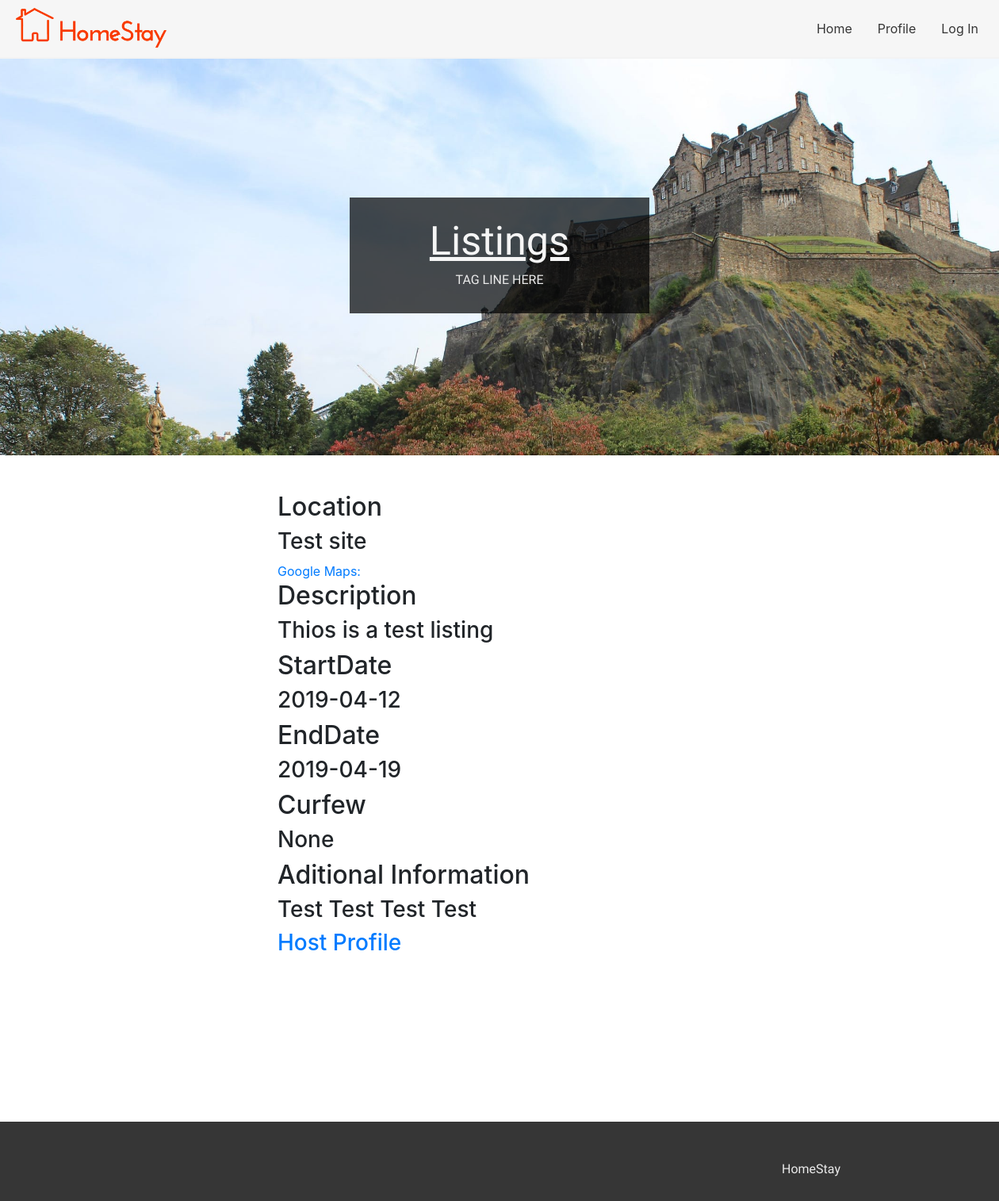
Page /homestay/listing/1 on the earlier database version.
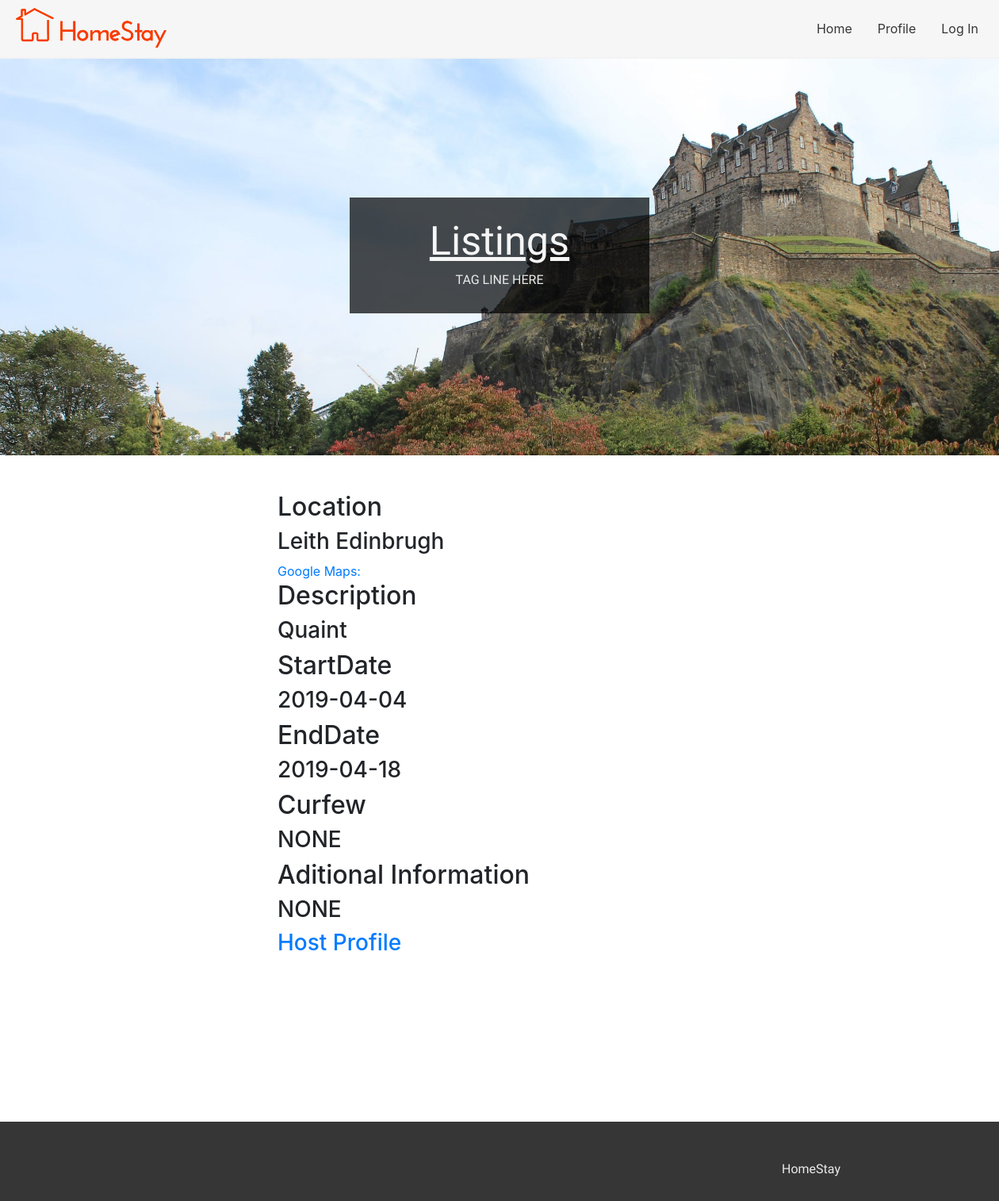
Same page on the later database version.
### tables this page shows
CREATE TABLE Vacancies (
        vacancyID integer NOT NULL UNIQUE,
        hostID int NOT NULL,
        location varchar(255) NOT NULL,
        description varchar(255),
        rate varchar(255) NOT NULL,
        startDate date NOT NULL,
        endDate date NOT NULL,
        available bit DEFAULT 1,
        curfew varchar(255),
        extraInfo varchar(255),
        images varchar(255),
        PRIMARY KEY (vacancyID),
        FOREIGN KEY (hostID) REFERENCES Host(hostID)
);

### launch.py (the view)
@app.route('/homestay/listing', methods=["POST","GET"])
@app.route('/homestay/listing/<id>', methods=["POST","GET"])
def  CAccountSlected(name=None,id=None):
	db = get_db()
	id = int(id)
	result = query_db('SELECT * FROM Vacancies WHERE vacancyID = ?', [id], one=True)
	result[2]
	GMLink = "https://www.google.com/maps/search/" + result[2]
	GMLink = GMLink.replace(" ","+")
	result[1]
	HPLink = "../profile/host/" + str(result[1])
	print(HPLink)
	try:
		if session['Type'] == 'Applicant':
			strID = str(id)
			buttonLink = strID + "/apply"
		else:
			buttonLink = None
	except:
		buttonLink = None
	return render_template("listings.html",result=result,GMLink=GMLink,HPLink=HPLink,buttonLink=buttonLink)

### launch.py (called while the page is built)
def get_db():
  db = getattr(g, 'db', None)
  if db is None:
    db = sqlite3.connect(db_location)
    g.db = db
  return db

@app.teardown_appcontext
def  close_db_connection(exception):
  db = getattr(g, 'db' , None)
  if db is not None:
    db.close()

def query_db(query, args=(), one=False):
    cur = get_db().execute(query, args)
    rv = cur.fetchall()
    cur.close()
    return (rv[0] if rv else None) if one else rv

### templates/listings.html (shortened to what this page needs)
<html>
  <head>
    <link rel="stylesheet" href="https://stackpath.bootstrapcdn.com/bootstrap/4.1.3/css/bootstrap.min.css">
    <link href="../../static/css/styles.css" type="text/css" rel="stylesheet">
  </head>
  <body>
    <nav>
        <ul>
          <a href="../../../../../homestay"><img src="../../static/images/logo.jpg" style="height: 50px; padding-left: 10px; padding-right:10px;"/></a>
          <li><a href="../../../../../homestay/login">Log In</a></li>
          <li><a href="../../../../../homestay/profile">Profile</a></li>
          <li><a href="../../../../../homestay">Home</a></li>
        </ul>
    </nav>
    <div id= "header">
      <div id="header-text">
        <h1>Listings</h1>
        <h3>Tag line here</h3>
    </div>
    <main>
      <div id="main-content">
        <section>
  	<table>
	<h2>Location</h2>
	<h3>{{result[2]}}</h3>
	<a href={{GMLink}}>Google Maps:</a>
	<h2>Description</h2>
        <h3>{{result[3]}}</h3>
	<h2>StartDate</h2>
        <h3>{{result[5]}}</h3>
        <h2>EndDate</h2>
        <h3>{{result[6]}}</h3>
        <h2>Curfew</h2>
        <h3>{{result[8]}}</h3>
        <h2>Aditional Information</h2>
        <h3>{{result[9]}}</h3>
	<h3><a href={{HPLink}}>Host Profile</a></h3>
	</table>
	</section>
      </div>
    </main>
    <footer>
      <div id="footer-content">
            <h6>HomeStay</h6>
      </div>
    </footer>
  </body>
</html>

### static/css/styles.css (style rules this page uses)
body { margin: 0px; overflow-y: scroll; }
main { padding-left: 50px; padding-right: 50px; padding-bottom: 200px; position: inherit; }
section { margin-top: 400px; width:900px; margin-left: 300px; margin-right: 300px; }
#header { width:100%; height: 500px; background-image: url("../images/bedroom_banner.jpg"); background-size: cover; background-position: center; }
#header-text { margin: auto; position: relative; text-align: center; vertical-align: middle; font-family: 'Josefin Sans', sans-serif; padding-left:5%; padding-right:5%; padding-top:2%; padding-bottom: 2%; top:175px; background-color: rgb(0,0,0,0.7); -pie-background: rgba(0,0,0, 0.7); behavior: url(PIE.htc); width: 30%; }
#header-text h1 { color: rgb(245,245,245); text-decoration: underline; font-size: 4vw; }
#header-text h3 { text-transform: uppercase; font-size: 16px; color: rgb(235, 235,235); }
nav { position: sticky; top: 0; vertical-align: middle; background-color: rgb(246,246,246,0.9); padding: 10px; border-bottom: #f3f3f3 solid 2px; z-index: 99; }
nav ul { list-style-type: none; margin: 0; padding: 0; overflow: hidden; }
nav li { float:right; }
nav li a { display: block; color: rgb(54,54,54); text-align: center; padding: 14px 16px; text-decoration: none; transition: 1.5s; }
footer { position:relative; bottom: 0px; width: 100%; background-color: rgb(54,54,54); }
#footer-content { padding-left: 200px; padding-right: 200px; padding-top: 50px; padding-bottom: 50px; }
#footer-content h6 { font-family: 'Josefin Sans', sans-serif; float:right; color: #ebebeb; }

Differences in the rows shown:
changed Vacancies: location "Test site" → "Leith Edinbrugh"; description "Thios is a test listing" → "Quaint"; startDate "2019-04-12" → "2019-04-04"; endDate "2019-04-19" → "2019-04-18"; curfew "None" → "NONE"; extraInfo "Test Test Test Test" → "NONE"
